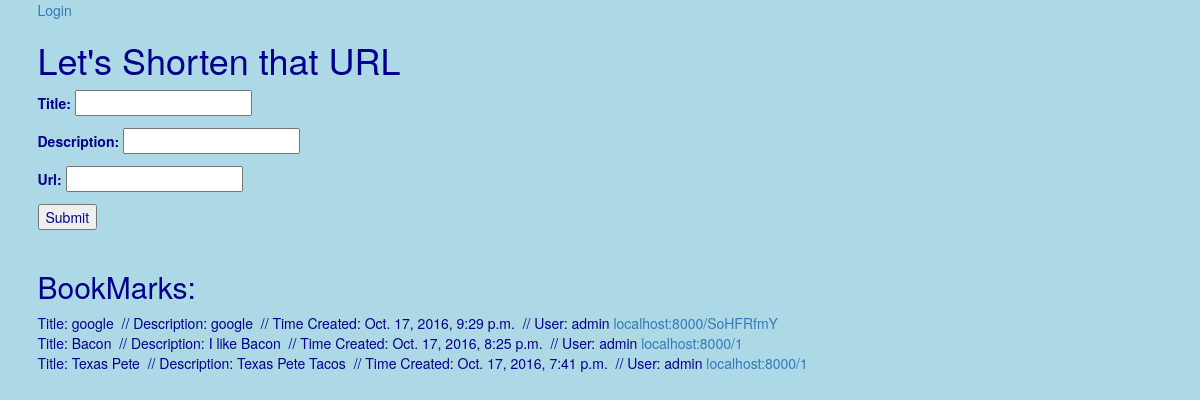
The app's page /, older data.
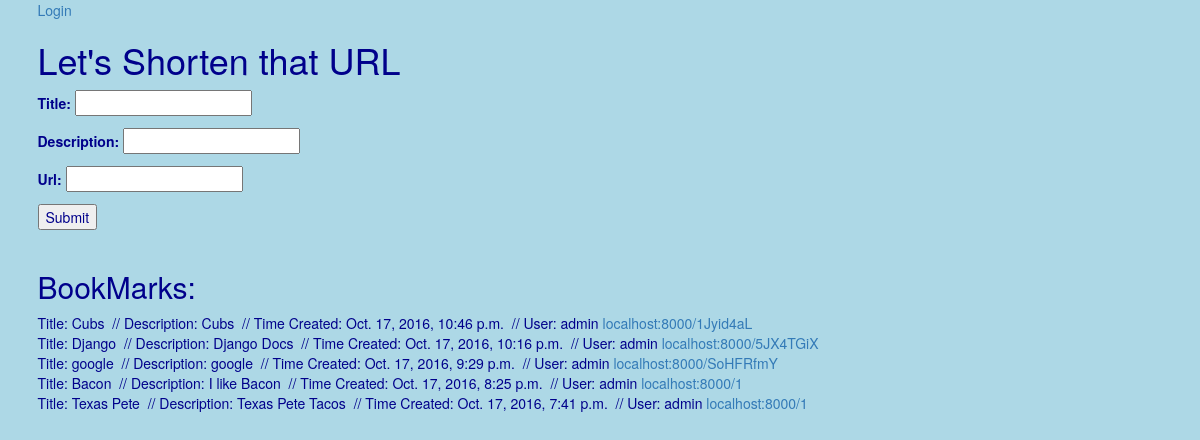
The same page, newer data.
### app/models.py (models this page shows)
class Bookmark(models.Model):
    user = models.ForeignKey('auth.User')
    title = models.CharField(max_length=150, null=True, blank=True)
    description = models.CharField(max_length=150, null=True, blank=True)
    url = models.URLField(null=True, blank=True)
    created = models.DateTimeField(auto_now_add=True)
    new_url = models.CharField(max_length=8)
    def __str__(self):
        return self.title
    class Meta:
        ordering = ("-created",)

### app/views.py (the view, shortened to what this page needs)
# urls.py: url(r'^$', CreateView.as_view(), name="create_view"),
class CreateView(CreateView):
    model = Bookmark
    success_url = "/"
    fields = ('title', 'description', 'url')
    def get_context_data(self, **kwargs):
            context = super().get_context_data(**kwargs)
            context["bookmark_list"] = Bookmark.objects.all()
            return context

### templates/app/bookmark_form.html (shortened to what this page needs)
{% extends 'base.html' %}
{% block content %}
  <form class="" action="" method="post">
    <span>
      {{form.as_p}}
    </span>
    <input type="submit" name="" value="Submit">
    </form>
    <br>
    <div class="">
      <h2>BookMarks:</h2>
      {% for title in bookmark_list %}
      Title: {{ title }} &nbsp;// Description: {{ title.description }} &nbsp;// Time Created: {{ title.created }} &nbsp;// User: {{ title.user }}
       <a href="{% url 'short_view' title.new_url %}">localhost:8000/{{ title.new_url }}</a> <br>
      {% endfor %}
    </div>
{% endblock %}

### templates/base.html (shortened to what this page needs)
{% load staticfiles %}
<!DOCTYPE html>
<html>
  <head>
    <link rel="stylesheet" href="{% static 'css/bootstrap.css' %}" media="screen" title="no title">
  </head>
  <body>
    <div class="container">
        {% if not request.user.is_authenticated %}
          <a href="{% url 'login' %}">Login</a>
          {% else %}
          <a href="{% url 'logout' %}?next={% url 'create_view' %}">Logout</a>
        {% endif %}
          <h1>Let's Shorten that URL</h1>
        {% block content %}
        {% endblock %}
    </div>
  </body>
</html>

### templates/base.html (style rules this page uses)
body { background-color: lightblue; color: darkblue; padding-left: 15px }

Row changes from the older to the newer data that the page shows:
added Bookmark: title "Cubs", description "Cubs", created "Oct. 17, 2016, 10:46 p.m.", user "admin", new_url "1Jyid4aL"
added Bookmark: title "Django", description "Django Docs", created "Oct. 17, 2016, 10:16 p.m.", user "admin", new_url "5JX4TGiX"
